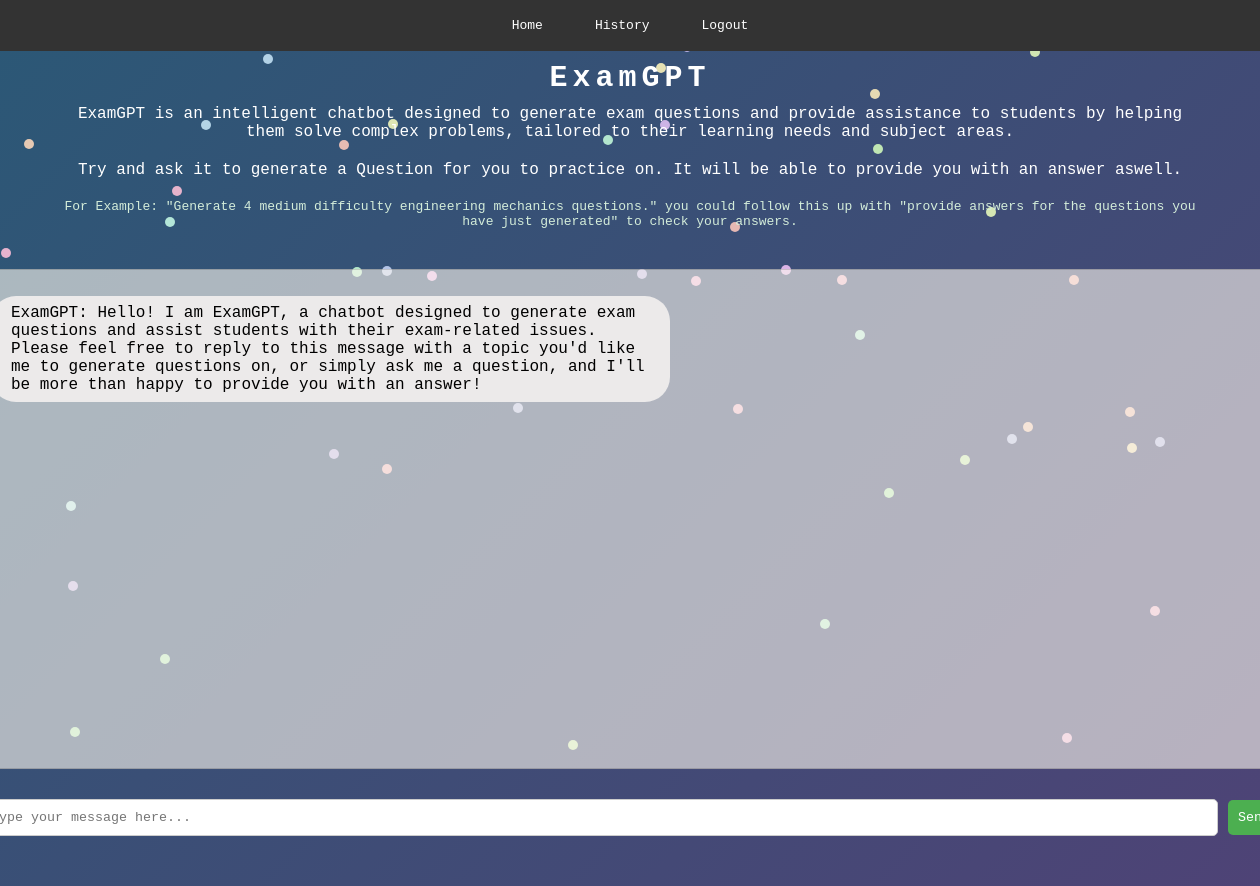
The app's page /index/2 (signed in), older data.
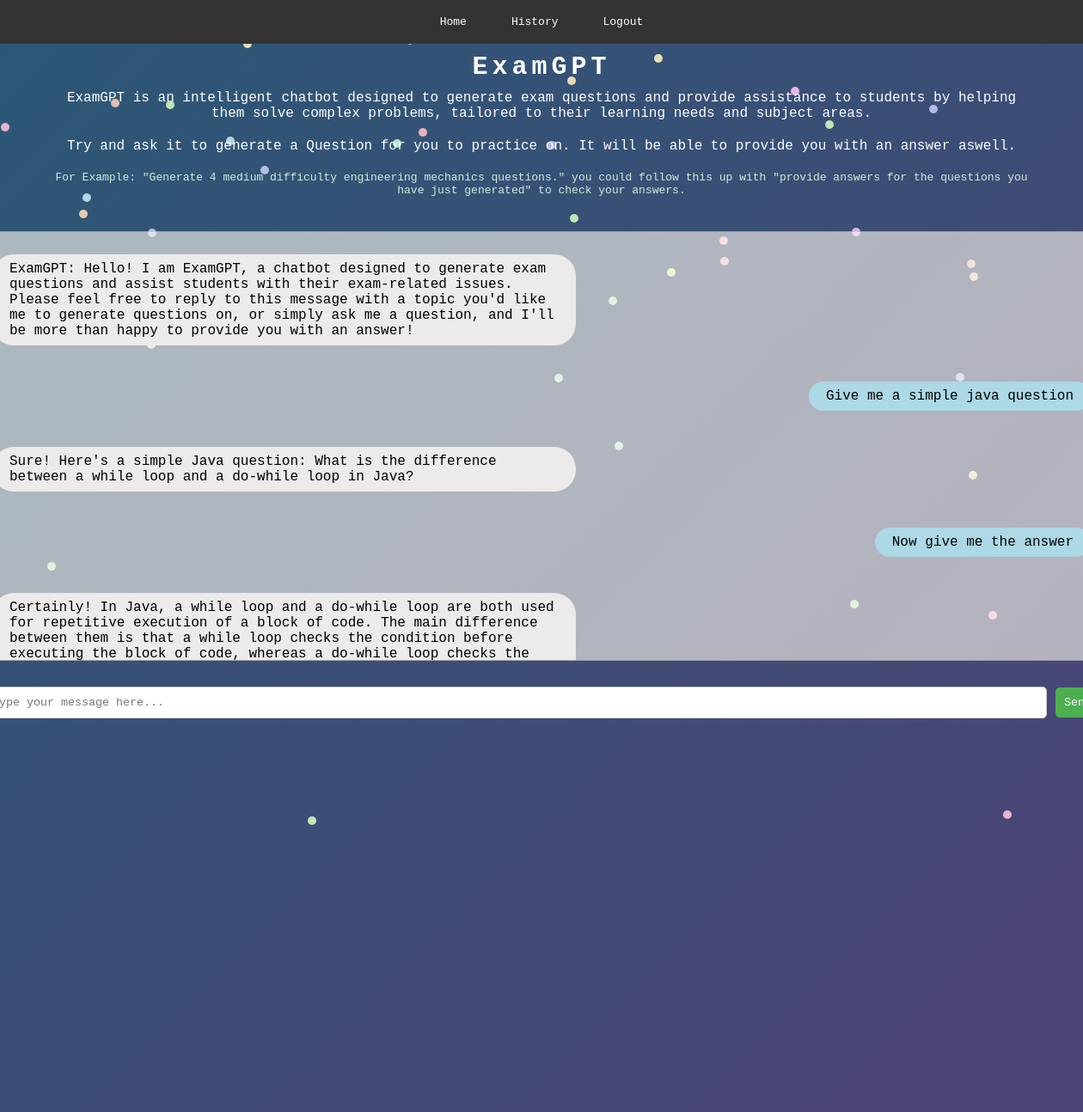
The same page, newer data.
### app/models.py (models this page shows, shortened)
class chat_message_data(db.Model):
    message_id = db.Column(db.Integer, primary_key=True)
    conversation_id = db.Column(db.Integer, db.ForeignKey('conversation_data.conversation_id')) #for some reason this won't show in the schema
    message_number = db.Column(db.Integer)
    sender = db.Column(db.String(8)) #Either User, Chat or System
    message = db.Column(db.String(1024)) #Whats the max message length?

### app/__init__.py (the view)
@app.route('/index/<conversation_id>')
@login_required
def chat(conversation_id):
    conversation = conversation_data.query.filter_by(conversation_id=conversation_id).first_or_404()
    messages = conversation.get_messages()
    return render_template('index.html', messages=messages)

### app/models.py (called while the page is built)
@login.user_loader
def load_user(id):
    return customer_data.query.get(int(id))

    def get_messages(self):
        return chat_message_data.query.filter_by(conversation_id=self.conversation_id).order_by(chat_message_data.message_number).all()

### app/templates/index.html (shortened to what this page needs)
<!DOCTYPE html>
<html lang="en">
  <head>
    <link rel="stylesheet" href="{{ url_for('static', filename='style.css') }}" />
  </head>
  <body>
    <div class="background"></div>
    <nav class="navbar">
      <a href="{{ url_for('home') }}">Home</a>
      <a href="{{ url_for('history') }}">History</a>
      {% if current_user.is_anonymous %}
      <a href="{{ url_for('login') }}">Login</a>
      {% else %}
      <a onclick="confirmLogout()">Logout</a>
      {% endif %}
    </nav>
    <div class="body-width">
      <div class="welcome-section">
        <h1>ExamGPT</h1>
        <p>
          ExamGPT is an intelligent chatbot designed to generate exam questions and provide assistance to
          students by helping them solve complex problems, tailored to their learning needs and subject areas.
        </p>
        <p>
          Try and ask it to generate a Question for you to practice on. It will be able to provide you with an answer aswell.
        </p>
        <p class="example">
          For Example: "Generate 4 medium difficulty engineering mechanics questions." you could follow this up with
           "provide answers for the questions you have just generated" to check your answers.
        </p>
      </div>
      <div class="chatbox-container">
        <div class="chatbox-message chatbox-message-chatbot">
          <p class="chatbox-message-chatbot-internal">
            ExamGPT: Hello! I am ExamGPT, a chatbot designed to generate exam questions and assist students with their exam-related issues.
            Please feel free to reply to this message with a topic you'd like me to generate questions on, or simply ask me a question,
            and I'll be more than happy to provide you with an answer!
          </p>
        </div>
        {% for m in messages%}
        <div class="chatbox-message chatbox-message-{{ m.sender }}">
          <p class="chatbox-message-{{ m.sender }}-internal">{{ m.message }}</p>
        </div>
        {% endfor %}
      </div>
      <div class="chatbox-input-container">
        <input
          type="text"
          class="chatbox-input"
          placeholder="Type your message here..."
        />
        <button class="chatbox-send-button">Send</button>
      </div>
    </div>
  </body>
</html>

### app/static/style.css (style rules this page uses)
* { font-family: monospace; font-weight: 500; }
body { display: flex; flex-direction: column; align-items: center; margin: 0; z-index: 2; overflow: hidden; margin-bottom: 50px; }
.navbar { display: flex; background-color: #333; padding: 10px; justify-content: center; width: 100%; margin: 0; z-index: 2; }
.navbar a { color: white; text-decoration: none; margin: 0 10px; padding: 8px 16px; border-radius: 5px; z-index: 2; }
.body-width { width: fit-content; z-index: 2; }
.welcome-section { display: flex; flex-direction: column; align-items: center; text-align: center; z-index: 2; color: white; font-family: monospace; }
.welcome-section h1 { font-weight: 700; font-size: 30px; letter-spacing: 5px; margin-top: 10px; margin-bottom: 0px; }
.welcome-section p { font-weight: 500; font-size: 16px; margin: 10px 80px; }
.welcome-section .example { font-size: 13px; color: #d4edda; }
.chatbox-container { border: 1px solid rgba(0, 0, 0, 0.144); border-radius: 10px; height: 500px; max-width: 1300px; min-width: 1300px; box-sizing: border-box; overflow-y: scroll; padding: 10px; margin-top: 30px; margin-left: auto; margin-right: auto; background-color: rgba(255, 251, 241, 0.6); z-index: 2; }
.chatbox-message { display: flex; width: 100%; margin-bottom: 10px; z-index: 2; }
.chatbox-message p { background-color: rgb(236, 234, 234); padding: 8px 20px; border-radius: 25px; font-size: 16px; justify-content: start; max-width: 50%; word-wrap: break-word; z-index: 2; }
.chatbox-message-user { justify-content: end; z-index: 2; }
.chatbox-message-user p { background-color: lightblue; z-index: 2; }
.chatbox-message-chatbot { justify-content: start; z-index: 2; }
.chatbox-message-chatbot p { background-color: rgb(236, 234, 234); z-index: 2; }
.chatbox-input-container { display: flex; align-items: center; max-width: 1300px; min-width: 1300px; margin-left: auto; margin-right: auto; margin-top: 30px; z-index: 2; }
.chatbox-input { flex-grow: 1; border: 1px solid #ccc; border-radius: 5px; padding: 10px; margin-right: 10px; z-index: 2; }
.chatbox-send-button { background-color: #4caf50; color: white; border: none; border-radius: 5px; padding: 10px; cursor: pointer; z-index: 2; }
.background { position: fixed; top: 0; left: 0; width: 100%; height: 100%; background: linear-gradient(135deg, #2b5876, #4e4376); z-index: 0; }

Row changes from the older to the newer data that the page shows:
added chat_message_data: message "Give me a simple java question", sender "user" (drawn)
added chat_message_data: message "Sure! Here's a simple Java question: What is the difference between a while loop and a do-while loop in Java?", sender "chatbot" (drawn)
added chat_message_data: message "Now give me the answer", sender "user" (drawn)
added chat_message_data: message "Certainly! In Java, a while loop and a do-while loop are both used for repetitive execution of a block of code. The main difference between them is that a while loop checks the condition before executing the block of code, whereas a do-while loop checks the…", sender "chatbot" (drawn)
